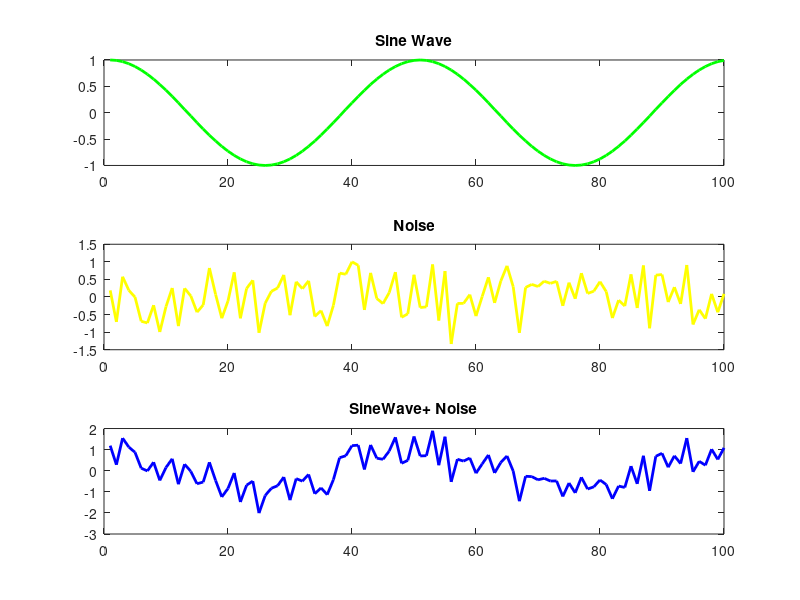
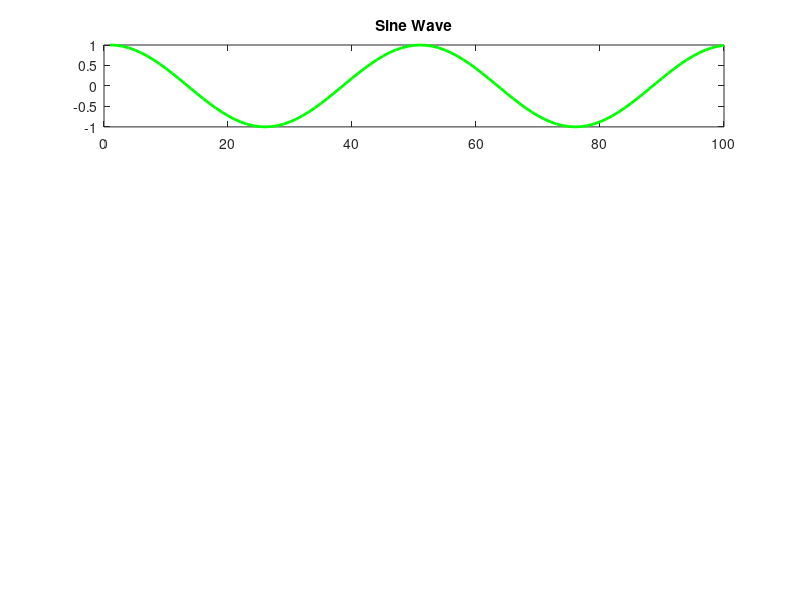

MATLAB code for these plots, in order: (Note: this script raises an error after producing the figures.)
clc; 
clear all; 
close all; 
fs=100; 
T=1/fs; 
t=0:T:1-T; 
f=2; 
s=cos(2.*pi.*f.*t); 
noise=0.5*randn(size(t)); 
figure(1) 
subplot(3,1,1); 
plot(s,'g','LineWidth',2); 
title('Sine Wave'); 
subplot(3,1,2) 
plot(noise,'y','LineWidth',2); 
title('Noise'); 
x=s+noise; 
subplot(3,1,3); 
plot(x,'b','LineWidth',2); 
title('SineWave+ Noise'); 
figure(2) 
subplot(4,1,1); 
plot(s,'g','LineWidth',2); 
title('Sine Wave'); 
d1=designfilt('lowpassfir','FilterOrder',20,'CutoffFrequency',3,'SampleRate',fs); 
y=filter(d1,x); 
subplot(4,1,2) 
plot(y,'r','LineWidth',2); 
title('Filterd Wave'); 
y1=filtfilt(d1,x); 
subplot(4,1,3); 
plot(y1,'k','LineWidth',2); 
title('Zero Phase filtering wave'); 
subplot(4,1,4) 
plot(s,'g','LineWidth',2); 
hold on
plot(y,'r','LineWidth',2); 
hold on
plot(y1,'k','LineWidth',2); 
hold on
title('All Signal in One Plot'); 
d1=designfilt('lowpassfir','FilterOrder',22,'CutoffFrequency',3,'SampleRate',fs); 
y=filter(d1,x); 
y1=filtfilt(d1,x); 
d2=designfilt('lowpassfir','FilterOrder',15,'CutoffFrequency',3,'SampleRate',fs); 
y=filter(d2,x); 
y2=filtfilt(d2,x); 
d3=designfilt('lowpassfir','FilterOrder',28,'CutoffFrequency',3,'SampleRate',fs); 
y=filter(d3,x); 
y3=filtfilt(d3,x); 
figure(3) 
subplot(4,1,1); 
plot(y1,'k','LineWidth',2); 
title('First Filtered Wave'); 
subplot(4,1,2) 
plot(y2,'g','LineWidth',2); 
title('Second Filtered Wave'); 
subplot(4,1,3) 
plot(y3,'r','LineWidth',2); 
title('Third Filtered Wave'); 
subplot(4,1,4) 
plot(y1,'k','LineWidth',2); 
hold on
plot(y2,'g','LineWidth',2); 
hold on
plot(y3,'r','LineWidth',2); 
title('All Filtered Wave in One Plot'); 
